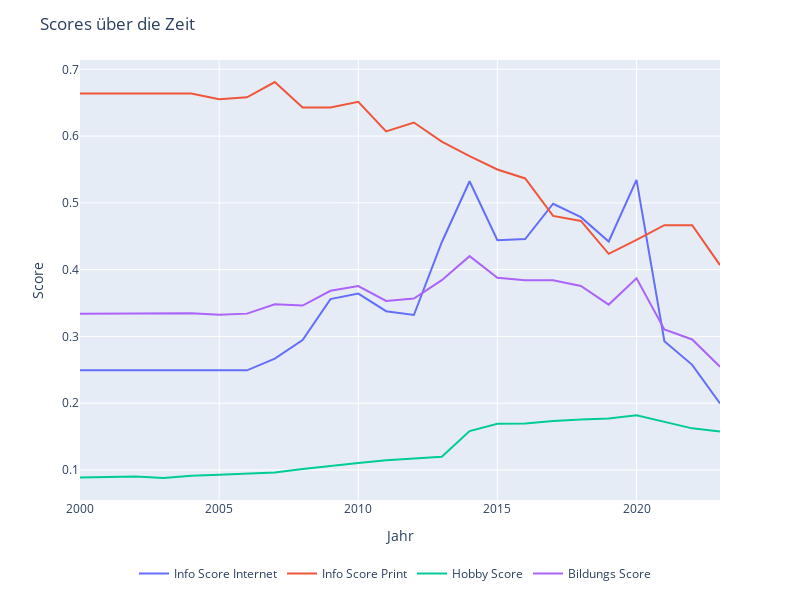

Notebook cell for this chart:
### Code cell
fig = px.line(data, y=['Info Score Internet', 'Info Score Print', 'Hobby Score', 'Bildungs Score'])
fig.update_layout(title='Scores über die Zeit',autosize=False, width=800,height=600)
fig.update_yaxes(title='Score')
fig.update_layout(legend=dict(
    orientation='h',
    yanchor='bottom',
    y=-0.2,
    xanchor='right',
    x=0.9,
    title=''
))
fig.show()

### Figure 1 — Plotly figure (JSON) as saved in the notebook; plotly's stock layout.template omitted (floating-point values rounded to 4 significant figures)
{"data": [{"hovertemplate": "variable=Info Score Internet<br>Jahr=%{x}<br>value=%{y}<extra></extra>", "legendgroup": "Info Score Internet", "line": {"color": "#636efa", "dash": "solid"}, "marker": {"symbol": "circle"}, "mode": "lines", "name": "Info Score Internet", "orientation": "v", "showlegend": true, "type": "scatter", "x": ["2000-01-01T00:00:00", "2001-01-01T00:00:00", "2002-01-01T00:00:00", "2003-01-01T00:00:00", "2004-01-01T00:00:00", "2005-01-01T00:00:00", "2006-01-01T00:00:00", "2007-01-01T00:00:00", "2008-01-01T00:00:00", "2009-01-01T00:00:00", "2010-01-01T00:00:00", "2011-01-01T00:00:00", "2012-01-01T00:00:00", "2013-01-01T00:00:00", "2014-01-01T00:00:00", "2015-01-01T00:00:00", "2016-01-01T00:00:00", "2017-01-01T00:00:00", "2018-01-01T00:00:00", "2019-01-01T00:00:00", "2020-01-01T00:00:00", "2021-01-01T00:00:00", "2022-01-01T00:00:00", "2023-01-01T00:00:00"], "xaxis": "x", "y": [0.2492, 0.2492, 0.2492, 0.2492, 0.2492, 0.2492, 0.2492, 0.2668, 0.2945, 0.3559, 0.3642, 0.3378, 0.332, 0.441, 0.5324, 0.4441, 0.4458, 0.4987, 0.4785, 0.4421, 0.5344, 0.2929, 0.2574, 0.1995], "yaxis": "y"}, {"hovertemplate": "variable=Info Score Print<br>Jahr=%{x}<br>value=%{y}<extra></extra>", "legendgroup": "Info Score Print", "line": {"color": "#EF553B", "dash": "solid"}, "marker": {"symbol": "circle"}, "mode": "lines", "name": "Info Score Print", "orientation": "v", "showlegend": true, "type": "scatter", "x": ["2000-01-01T00:00:00", "2001-01-01T00:00:00", "2002-01-01T00:00:00", "2003-01-01T00:00:00", "2004-01-01T00:00:00", "2005-01-01T00:00:00", "2006-01-01T00:00:00", "2007-01-01T00:00:00", "2008-01-01T00:00:00", "2009-01-01T00:00:00", "2010-01-01T00:00:00", "2011-01-01T00:00:00", "2012-01-01T00:00:00", "2013-01-01T00:00:00", "2014-01-01T00:00:00", "2015-01-01T00:00:00", "2016-01-01T00:00:00", "2017-01-01T00:00:00", "2018-01-01T00:00:00", "2019-01-01T00:00:00", "2020-01-01T00:00:00", "2021-01-01T00:00:00", "2022-01-01T00:00:00", "2023-01-01T00:00:00"], "xaxis": "x", "y": [0.6639, 0.6639, 0.6639, 0.6639, 0.6639, 0.6552, 0.6581, 0.681, 0.6429, 0.6429, 0.6514, 0.6071, 0.6204, 0.5918, 0.5699, 0.55, 0.5366, 0.4805, 0.473, 0.4237, 0.4444, 0.4667, 0.4667, 0.4068], "yaxis": "y"}, {"hovertemplate": "variable=Hobby Score<br>Jahr=%{x}<br>value=%{y}<extra></extra>", "legendgroup": "Hobby Score", "line": {"color": "#00cc96", "dash": "solid"}, "marker": {"symbol": "circle"}, "mode": "lines", "name": "Hobby Score", "orientation": "v", "showlegend": true, "type": "scatter", "x": ["2000-01-01T00:00:00", "2001-01-01T00:00:00", "2002-01-01T00:00:00", "2003-01-01T00:00:00", "2004-01-01T00:00:00", "2005-01-01T00:00:00", "2006-01-01T00:00:00", "2007-01-01T00:00:00", "2008-01-01T00:00:00", "2009-01-01T00:00:00", "2010-01-01T00:00:00", "2011-01-01T00:00:00", "2012-01-01T00:00:00", "2013-01-01T00:00:00", "2014-01-01T00:00:00", "2015-01-01T00:00:00", "2016-01-01T00:00:00", "2017-01-01T00:00:00", "2018-01-01T00:00:00", "2019-01-01T00:00:00", "2020-01-01T00:00:00", "2021-01-01T00:00:00", "2022-01-01T00:00:00", "2023-01-01T00:00:00"], "xaxis": "x", "y": [0.08858, 0.08936, 0.09018, 0.08792, 0.09133, 0.09284, 0.09503, 0.09631, 0.1013, 0.1061, 0.1104, 0.1144, 0.1173, 0.1198, 0.1583, 0.1691, 0.1695, 0.1734, 0.1754, 0.177, 0.1818, 0.1715, 0.1623, 0.1575], "yaxis": "y"}, {"hovertemplate": "variable=Bildungs Score<br>Jahr=%{x}<br>value=%{y}<extra></extra>", "legendgroup": "Bildungs Score", "line": {"color": "#ab63fa", "dash": "solid"}, "marker": {"symbol": "circle"}, "mode": "lines", "name": "Bildungs Score", "orientation": "v", "showlegend": true, "type": "scatter", "x": ["2000-01-01T00:00:00", "2001-01-01T00:00:00", "2002-01-01T00:00:00", "2003-01-01T00:00:00", "2004-01-01T00:00:00", "2005-01-01T00:00:00", "2006-01-01T00:00:00", "2007-01-01T00:00:00", "2008-01-01T00:00:00", "2009-01-01T00:00:00", "2010-01-01T00:00:00", "2011-01-01T00:00:00", "2012-01-01T00:00:00", "2013-01-01T00:00:00", "2014-01-01T00:00:00", "2015-01-01T00:00:00", "2016-01-01T00:00:00", "2017-01-01T00:00:00", "2018-01-01T00:00:00", "2019-01-01T00:00:00", "2020-01-01T00:00:00", "2021-01-01T00:00:00", "2022-01-01T00:00:00", "2023-01-01T00:00:00"], "xaxis": "x", "y": [0.3339, 0.3342, 0.3344, 0.3337, 0.3348, 0.3324, 0.3341, 0.3481, 0.3462, 0.3683, 0.3753, 0.3531, 0.3566, 0.3842, 0.4202, 0.3877, 0.384, 0.3842, 0.3756, 0.3476, 0.3869, 0.3104, 0.2955, 0.2546], "yaxis": "y"}], "layout": {"autosize": false, "height": 600, "legend": {"orientation": "h", "title": {"text": ""}, "tracegroupgap": 0, "x": 0.9, "xanchor": "right", "y": -0.2, "yanchor": "bottom"}, "margin": {"t": 60}, "title": {"text": "Scores über die Zeit"}, "width": 800, "xaxis": {"anchor": "y", "domain": [0, 1], "title": {"text": "Jahr"}}, "yaxis": {"anchor": "x", "domain": [0, 1], "title": {"text": "Score"}}}}
